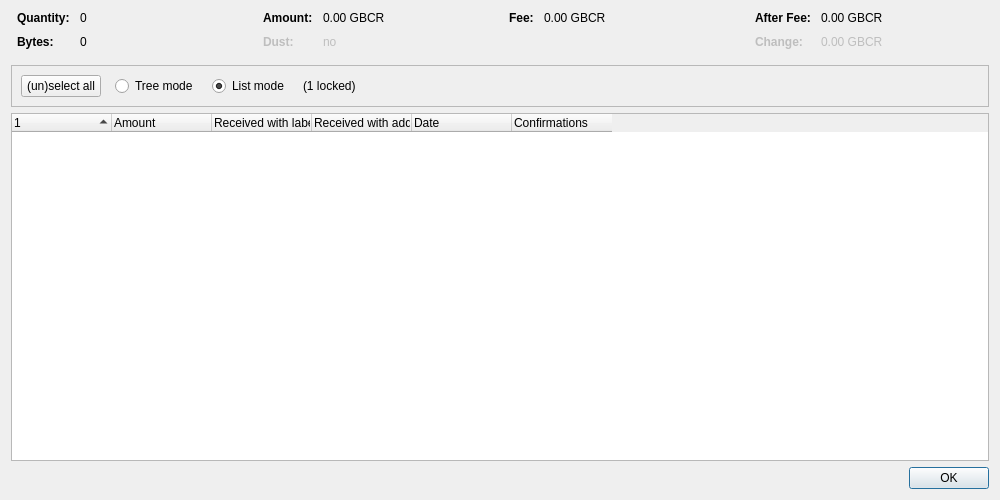
<?xml version="1.0" encoding="UTF-8"?>
<ui version="4.0">
 <class>CoinControlDialog</class>
 <widget class="QDialog" name="CoinControlDialog">
  <property name="geometry">
   <rect>
    <x>0</x>
    <y>0</y>
    <width>1000</width>
    <height>500</height>
   </rect>
  </property>
  <property name="windowTitle">
   <string>Coin Selection</string>
  </property>
  <layout class="QVBoxLayout" name="verticalLayout">
   <item>
    <layout class="QHBoxLayout" name="horizontalLayoutTop" stretch="0,0,0,0">
     <property name="topMargin">
      <number>0</number>
     </property>
     <property name="bottomMargin">
      <number>10</number>
     </property>
     <item>
      <layout class="QFormLayout" name="formLayoutCoinControl1">
       <property name="horizontalSpacing">
        <number>10</number>
       </property>
       <property name="verticalSpacing">
        <number>10</number>
       </property>
       <property name="leftMargin">
        <number>6</number>
       </property>
       <property name="rightMargin">
        <number>6</number>
       </property>
       <item row="0" column="0">
        <widget class="QLabel" name="labelCoinControlQuantityText">
         <property name="font">
          <font>
           <weight>75</weight>
           <bold>true</bold>
          </font>
         </property>
         <property name="text">
          <string>Quantity:</string>
         </property>
        </widget>
       </item>
       <item row="0" column="1">
        <widget class="QLabel" name="labelCoinControlQuantity">
         <property name="cursor">
          <cursorShape>IBeamCursor</cursorShape>
         </property>
         <property name="contextMenuPolicy">
          <enum>Qt::ActionsContextMenu</enum>
         </property>
         <property name="text">
          <string notr="true">0</string>
         </property>
         <property name="textInteractionFlags">
          <set>Qt::LinksAccessibleByMouse|Qt::TextSelectableByKeyboard|Qt::TextSelectableByMouse</set>
         </property>
        </widget>
       </item>
       <item row="1" column="0">
        <widget class="QLabel" name="labelCoinControlBytesText">
         <property name="font">
          <font>
           <weight>75</weight>
           <bold>true</bold>
          </font>
         </property>
         <property name="text">
          <string>Bytes:</string>
         </property>
        </widget>
       </item>
       <item row="1" column="1">
        <widget class="QLabel" name="labelCoinControlBytes">
         <property name="cursor">
          <cursorShape>IBeamCursor</cursorShape>
         </property>
         <property name="contextMenuPolicy">
          <enum>Qt::ActionsContextMenu</enum>
         </property>
         <property name="text">
          <string notr="true">0</string>
         </property>
         <property name="textInteractionFlags">
          <set>Qt::LinksAccessibleByMouse|Qt::TextSelectableByKeyboard|Qt::TextSelectableByMouse</set>
         </property>
        </widget>
       </item>
      </layout>
     </item>
     <item>
      <layout class="QFormLayout" name="formLayoutCoinControl2">
       <property name="horizontalSpacing">
        <number>10</number>
       </property>
       <property name="verticalSpacing">
        <number>10</number>
       </property>
       <property name="leftMargin">
        <number>6</number>
       </property>
       <property name="rightMargin">
        <number>6</number>
       </property>
       <item row="0" column="0">
        <widget class="QLabel" name="labelCoinControlAmountText">
         <property name="font">
          <font>
           <weight>75</weight>
           <bold>true</bold>
          </font>
         </property>
         <property name="text">
          <string>Amount:</string>
         </property>
        </widget>
       </item>
       <item row="0" column="1">
        <widget class="QLabel" name="labelCoinControlAmount">
         <property name="cursor">
          <cursorShape>IBeamCursor</cursorShape>
         </property>
         <property name="contextMenuPolicy">
          <enum>Qt::ActionsContextMenu</enum>
         </property>
         <property name="text">
          <string notr="true">0.00 GBCR</string>
         </property>
         <property name="textInteractionFlags">
          <set>Qt::LinksAccessibleByMouse|Qt::TextSelectableByKeyboard|Qt::TextSelectableByMouse</set>
         </property>
        </widget>
       </item>
       <item row="1" column="0">
        <widget class="QLabel" name="labelCoinControlLowOutputText">
         <property name="enabled">
          <bool>false</bool>
         </property>
         <property name="font">
          <font>
           <weight>75</weight>
           <bold>true</bold>
          </font>
         </property>
         <property name="text">
          <string>Dust:</string>
         </property>
        </widget>
       </item>
       <item row="1" column="1">
        <widget class="QLabel" name="labelCoinControlLowOutput">
         <property name="enabled">
          <bool>false</bool>
         </property>
         <property name="cursor">
          <cursorShape>IBeamCursor</cursorShape>
         </property>
         <property name="contextMenuPolicy">
          <enum>Qt::ActionsContextMenu</enum>
         </property>
         <property name="text">
          <string notr="true">no</string>
         </property>
         <property name="textInteractionFlags">
          <set>Qt::LinksAccessibleByMouse|Qt::TextSelectableByKeyboard|Qt::TextSelectableByMouse</set>
         </property>
        </widget>
       </item>
      </layout>
     </item>
     <item>
      <layout class="QFormLayout" name="formLayoutCoinControl3">
       <property name="horizontalSpacing">
        <number>10</number>
       </property>
       <property name="verticalSpacing">
        <number>10</number>
       </property>
       <property name="leftMargin">
        <number>6</number>
       </property>
       <property name="rightMargin">
        <number>6</number>
       </property>
       <item row="0" column="0">
        <widget class="QLabel" name="labelCoinControlFeeText">
         <property name="font">
          <font>
           <weight>75</weight>
           <bold>true</bold>
          </font>
         </property>
         <property name="text">
          <string>Fee:</string>
         </property>
        </widget>
       </item>
       <item row="0" column="1">
        <widget class="QLabel" name="labelCoinControlFee">
         <property name="cursor">
          <cursorShape>IBeamCursor</cursorShape>
         </property>
         <property name="contextMenuPolicy">
          <enum>Qt::ActionsContextMenu</enum>
         </property>
         <property name="text">
          <string notr="true">0.00 GBCR</string>
         </property>
         <property name="textInteractionFlags">
          <set>Qt::LinksAccessibleByMouse|Qt::TextSelectableByKeyboard|Qt::TextSelectableByMouse</set>
         </property>
        </widget>
       </item>
      </layout>
     </item>
     <item>
      <layout class="QFormLayout" name="formLayoutCoinControl4">
       <property name="horizontalSpacing">
        <number>10</number>
       </property>
       <property name="verticalSpacing">
        <number>10</number>
       </property>
       <property name="leftMargin">
        <number>6</number>
       </property>
       <property name="rightMargin">
        <number>6</number>
       </property>
       <item row="0" column="0">
        <widget class="QLabel" name="labelCoinControlAfterFeeText">
         <property name="font">
          <font>
           <weight>75</weight>
           <bold>true</bold>
          </font>
         </property>
         <property name="text">
          <string>After Fee:</string>
         </property>
        </widget>
       </item>
       <item row="0" column="1">
        <widget class="QLabel" name="labelCoinControlAfterFee">
         <property name="cursor">
          <cursorShape>IBeamCursor</cursorShape>
         </property>
         <property name="contextMenuPolicy">
          <enum>Qt::ActionsContextMenu</enum>
         </property>
         <property name="text">
          <string notr="true">0.00 GBCR</string>
         </property>
         <property name="textInteractionFlags">
          <set>Qt::LinksAccessibleByMouse|Qt::TextSelectableByKeyboard|Qt::TextSelectableByMouse</set>
         </property>
        </widget>
       </item>
       <item row="1" column="0">
        <widget class="QLabel" name="labelCoinControlChangeText">
         <property name="enabled">
          <bool>false</bool>
         </property>
         <property name="font">
          <font>
           <weight>75</weight>
           <bold>true</bold>
          </font>
         </property>
         <property name="text">
          <string>Change:</string>
         </property>
        </widget>
       </item>
       <item row="1" column="1">
        <widget class="QLabel" name="labelCoinControlChange">
         <property name="enabled">
          <bool>false</bool>
         </property>
         <property name="cursor">
          <cursorShape>IBeamCursor</cursorShape>
         </property>
         <property name="contextMenuPolicy">
          <enum>Qt::ActionsContextMenu</enum>
         </property>
         <property name="text">
          <string notr="true">0.00 GBCR</string>
         </property>
         <property name="textInteractionFlags">
          <set>Qt::LinksAccessibleByMouse|Qt::TextSelectableByKeyboard|Qt::TextSelectableByMouse</set>
         </property>
        </widget>
       </item>
      </layout>
     </item>
    </layout>
   </item>
   <item>
    <widget class="QFrame" name="frame">
     <property name="minimumSize">
      <size>
       <width>0</width>
       <height>40</height>
      </size>
     </property>
     <property name="frameShape">
      <enum>QFrame::StyledPanel</enum>
     </property>
     <property name="frameShadow">
      <enum>QFrame::Sunken</enum>
     </property>
     <layout class="QHBoxLayout" name="horizontalLayout">
      <item>
       <layout class="QHBoxLayout" name="horizontalLayoutPanel" stretch="0,0,0,0,0">
        <property name="spacing">
         <number>14</number>
        </property>
        <item>
         <widget class="QPushButton" name="pushButtonSelectAll">
          <property name="sizePolicy">
           <sizepolicy hsizetype="Maximum" vsizetype="Fixed">
            <horstretch>0</horstretch>
            <verstretch>0</verstretch>
           </sizepolicy>
          </property>
          <property name="text">
           <string>(un)select all</string>
          </property>
          <property name="autoDefault">
           <bool>false</bool>
          </property>
         </widget>
        </item>
        <item>
         <widget class="QRadioButton" name="radioTreeMode">
          <property name="sizePolicy">
           <sizepolicy hsizetype="Maximum" vsizetype="Fixed">
            <horstretch>0</horstretch>
            <verstretch>0</verstretch>
           </sizepolicy>
          </property>
          <property name="text">
           <string>Tree mode</string>
          </property>
         </widget>
        </item>
        <item>
         <widget class="QRadioButton" name="radioListMode">
          <property name="sizePolicy">
           <sizepolicy hsizetype="Maximum" vsizetype="Fixed">
            <horstretch>0</horstretch>
            <verstretch>0</verstretch>
           </sizepolicy>
          </property>
          <property name="text">
           <string>List mode</string>
          </property>
          <property name="checked">
           <bool>true</bool>
          </property>
         </widget>
        </item>
        <item>
         <widget class="QLabel" name="labelLocked">
          <property name="text">
           <string notr="true">(1 locked)</string>
          </property>
         </widget>
        </item>
        <item>
         <spacer name="horizontalSpacer">
          <property name="orientation">
           <enum>Qt::Horizontal</enum>
          </property>
          <property name="sizeHint" stdset="0">
           <size>
            <width>40</width>
            <height>20</height>
           </size>
          </property>
         </spacer>
        </item>
       </layout>
      </item>
     </layout>
    </widget>
   </item>
   <item>
    <widget class="CoinControlTreeWidget" name="treeWidget">
     <property name="contextMenuPolicy">
      <enum>Qt::CustomContextMenu</enum>
     </property>
     <property name="sortingEnabled">
      <bool>false</bool>
     </property>
     <property name="columnCount">
      <number>6</number>
     </property>
     <attribute name="headerShowSortIndicator" stdset="0">
      <bool>true</bool>
     </attribute>
     <attribute name="headerStretchLastSection">
      <bool>false</bool>
     </attribute>
     <column>
      <property name="text">
       <string/>
      </property>
     </column>
     <column>
      <property name="text">
       <string>Amount</string>
      </property>
     </column>
     <column>
      <property name="text">
       <string>Received with label</string>
      </property>
     </column>
     <column>
      <property name="text">
       <string>Received with address</string>
      </property>
     </column>
     <column>
      <property name="text">
       <string>Date</string>
      </property>
     </column>
     <column>
      <property name="text">
       <string>Confirmations</string>
      </property>
      <property name="toolTip">
       <string>Confirmed</string>
      </property>
     </column>
     <column>
      <property name="text">
       <string/>
      </property>
     </column>
     <column>
      <property name="text">
       <string/>
      </property>
     </column>
     <column>
      <property name="text">
       <string/>
      </property>
     </column>
     <column>
      <property name="text">
       <string/>
      </property>
     </column>
    </widget>
   </item>
   <item>
    <widget class="QDialogButtonBox" name="buttonBox">
     <property name="orientation">
      <enum>Qt::Horizontal</enum>
     </property>
     <property name="standardButtons">
      <set>QDialogButtonBox::Ok</set>
     </property>
    </widget>
   </item>
  </layout>
 </widget>
 <customwidgets>
  <customwidget>
   <class>CoinControlTreeWidget</class>
   <extends>QTreeWidget</extends>
   <header>qt/coincontroltreewidget.h</header>
  </customwidget>
 </customwidgets>
 <resources/>
 <connections/>
</ui>
